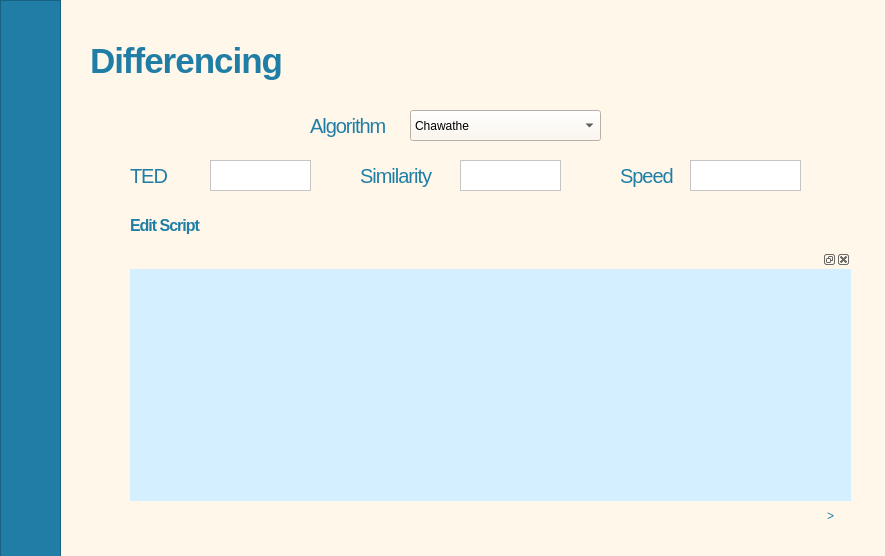
<?xml version="1.0" encoding="UTF-8"?>
<ui version="4.0">
 <class>Dialog</class>
 <widget class="QDialog" name="Dialog">
  <property name="geometry">
   <rect>
    <x>0</x>
    <y>0</y>
    <width>885</width>
    <height>556</height>
   </rect>
  </property>
  <property name="mouseTracking">
   <bool>false</bool>
  </property>
  <property name="windowTitle">
   <string>Dialog</string>
  </property>
  <property name="styleSheet">
   <string notr="true">background-color: rgb(255, 247, 234)</string>
  </property>
  <widget class="QFrame" name="frame">
   <property name="geometry">
    <rect>
     <x>0</x>
     <y>0</y>
     <width>61</width>
     <height>561</height>
    </rect>
   </property>
   <property name="styleSheet">
    <string notr="true">background-color: rgb(32, 126, 166);
</string>
   </property>
   <property name="frameShape">
    <enum>QFrame::StyledPanel</enum>
   </property>
   <property name="frameShadow">
    <enum>QFrame::Raised</enum>
   </property>
  </widget>
  <widget class="QLabel" name="label">
   <property name="geometry">
    <rect>
     <x>90</x>
     <y>20</y>
     <width>471</width>
     <height>81</height>
    </rect>
   </property>
   <property name="font">
    <font>
     <family>Helvetica Neue</family>
     <pointsize>-1</pointsize>
     <weight>75</weight>
     <bold>true</bold>
    </font>
   </property>
   <property name="styleSheet">
    <string notr="true"> color: rgb(32, 126, 166);; font-family: 'Helvetica Neue', sans-serif; font-size: 35px; font-weight: bold; letter-spacing: -1px; line-height: 1; text-align: center; </string>
   </property>
   <property name="text">
    <string>Differencing</string>
   </property>
  </widget>
  <widget class="QLabel" name="label_2">
   <property name="geometry">
    <rect>
     <x>310</x>
     <y>110</y>
     <width>101</width>
     <height>31</height>
    </rect>
   </property>
   <property name="styleSheet">
    <string notr="true">color: rgb(32, 126, 166);; font-family: 'Helvetica', sans-serif; font-size: 20px;  letter-spacing: -1px; line-height: 1; text-align: center; </string>
   </property>
   <property name="text">
    <string>Algorithm</string>
   </property>
  </widget>
  <widget class="QComboBox" name="algorithm">
   <property name="geometry">
    <rect>
     <x>410</x>
     <y>110</y>
     <width>191</width>
     <height>31</height>
    </rect>
   </property>
   <item>
    <property name="text">
     <string>Chawathe</string>
    </property>
   </item>
   <item>
    <property name="text">
     <string>Nierman and Jagadish</string>
    </property>
   </item>
   <item>
    <property name="text">
     <string>Selkow</string>
    </property>
   </item>
  </widget>
  <widget class="QLabel" name="label_3">
   <property name="geometry">
    <rect>
     <x>130</x>
     <y>160</y>
     <width>101</width>
     <height>31</height>
    </rect>
   </property>
   <property name="styleSheet">
    <string notr="true">color: rgb(32, 126, 166);; font-family: 'Helvetica', sans-serif; font-size: 20px;  letter-spacing: -1px; line-height: 1; text-align: center; </string>
   </property>
   <property name="text">
    <string>TED</string>
   </property>
  </widget>
  <widget class="QLabel" name="label_4">
   <property name="geometry">
    <rect>
     <x>620</x>
     <y>160</y>
     <width>61</width>
     <height>31</height>
    </rect>
   </property>
   <property name="styleSheet">
    <string notr="true">color: rgb(32, 126, 166);; font-family: 'Helvetica', sans-serif; font-size: 20px;  letter-spacing: -1px; line-height: 1; text-align: center; </string>
   </property>
   <property name="text">
    <string>Speed</string>
   </property>
  </widget>
  <widget class="QDockWidget" name="eswidget">
   <property name="geometry">
    <rect>
     <x>130</x>
     <y>250</y>
     <width>721</width>
     <height>251</height>
    </rect>
   </property>
   <property name="styleSheet">
    <string notr="true">background-color: rgb(212, 239, 255);</string>
   </property>
   <widget class="QWidget" name="dockWidgetContents"/>
  </widget>
  <widget class="QLabel" name="label_5">
   <property name="geometry">
    <rect>
     <x>130</x>
     <y>210</y>
     <width>111</width>
     <height>31</height>
    </rect>
   </property>
   <property name="styleSheet">
    <string notr="true">color: rgb(32, 126, 166);; font-family: 'Helvetica', sans-serif; font-size: 20px;  letter-spacing: -1px; line-height: 1; text-align: center; font-weight:bold;
</string>
   </property>
   <property name="text">
    <string>&lt;html&gt;&lt;head/&gt;&lt;body&gt;&lt;p&gt;&lt;span style=&quot; font-size:12pt;&quot;&gt;Edit Script&lt;/span&gt;&lt;/p&gt;&lt;/body&gt;&lt;/html&gt;</string>
   </property>
  </widget>
  <widget class="QTextEdit" name="ted">
   <property name="geometry">
    <rect>
     <x>210</x>
     <y>160</y>
     <width>101</width>
     <height>31</height>
    </rect>
   </property>
   <property name="styleSheet">
    <string notr="true">background-color: rgb(255, 255, 255)</string>
   </property>
  </widget>
  <widget class="QTextEdit" name="speed">
   <property name="geometry">
    <rect>
     <x>690</x>
     <y>160</y>
     <width>111</width>
     <height>31</height>
    </rect>
   </property>
   <property name="styleSheet">
    <string notr="true">border-color: rgb(32, 126, 166);
background-color: rgb(255, 255, 255);</string>
   </property>
  </widget>
  <widget class="QPushButton" name="next">
   <property name="geometry">
    <rect>
     <x>790</x>
     <y>490</y>
     <width>81</width>
     <height>51</height>
    </rect>
   </property>
   <property name="focusPolicy">
    <enum>Qt::NoFocus</enum>
   </property>
   <property name="styleSheet">
    <string notr="true">border: none; background-color: transparent; outline: none;
font: 75 36pt &quot;MS Shell Dlg 2&quot;;
color: rgb(32, 126, 166);</string>
   </property>
   <property name="text">
    <string>&gt;</string>
   </property>
  </widget>
  <widget class="QTextEdit" name="sim">
   <property name="geometry">
    <rect>
     <x>460</x>
     <y>160</y>
     <width>101</width>
     <height>31</height>
    </rect>
   </property>
   <property name="styleSheet">
    <string notr="true">background-color: rgb(255, 255, 255)</string>
   </property>
  </widget>
  <widget class="QLabel" name="label_6">
   <property name="geometry">
    <rect>
     <x>360</x>
     <y>160</y>
     <width>91</width>
     <height>31</height>
    </rect>
   </property>
   <property name="styleSheet">
    <string notr="true">color: rgb(32, 126, 166);; font-family: 'Helvetica', sans-serif; font-size: 20px;  letter-spacing: -1px; line-height: 1; text-align: center; </string>
   </property>
   <property name="text">
    <string>Similarity</string>
   </property>
  </widget>
 </widget>
 <resources/>
 <connections/>
</ui>
